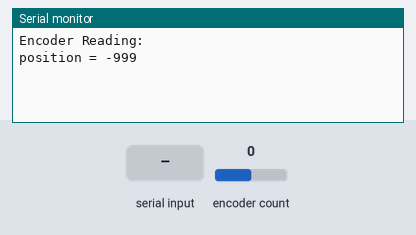
A sketch run on a simulated Arduino Uno, built with avr-gcc and run on an emulated ATmega328P. Parts: the last lines printed to the serial monitor. Inputs (shaded band) come from the test bench; at power-on: encoder count 0.

Above: at 1.2 s.
1.3 s: "1" received over Serial
At 1.8 s:
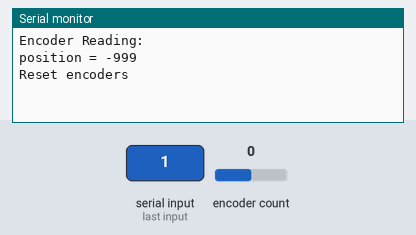
2.8 s: encoder count set to 1
At 4.0 s:
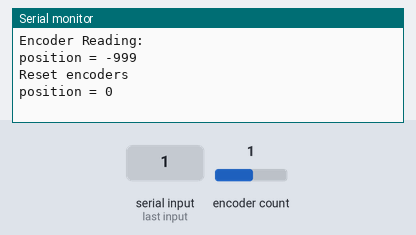
4.3 s: "0" received over Serial
At 4.6 s:
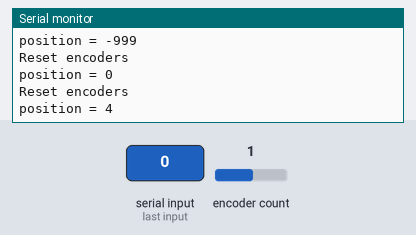

The sketch:

encoder_true.ino
```cpp
//çalışan encoder dan veri alma kodu (tek encoder)
#include <Encoder.h>

#define ENCA 19 // YELLOW
#define ENCB 20 // WHITE

Encoder myEnc(ENCA, ENCB);

void setup() {
  Serial.begin(9600);
  Serial.println("Encoder Reading:");
}

long pos = -999;

void loop() {
  long newPos;
  newPos = myEnc.read();
  if (newPos!= pos) {
    Serial.print("position = ");
    Serial.print(pos);
    Serial.println();
    pos = newPos;
  }
  // if a character is sent from the serial monitor,
  // reset both back to zero.
  if (Serial.available()) {
    Serial.read();
    Serial.println("Reset encoders");
    myEnc.write(0);
  }
}
```

Measured:
- after the input at 1.3 s, the serial monitor: prints a new line at once (image 1)
- after the input at 2.8 s, the serial monitor: prints a new line at once (image 2)
- after the input at 4.3 s, the serial monitor: prints a new line at once (image 3)
